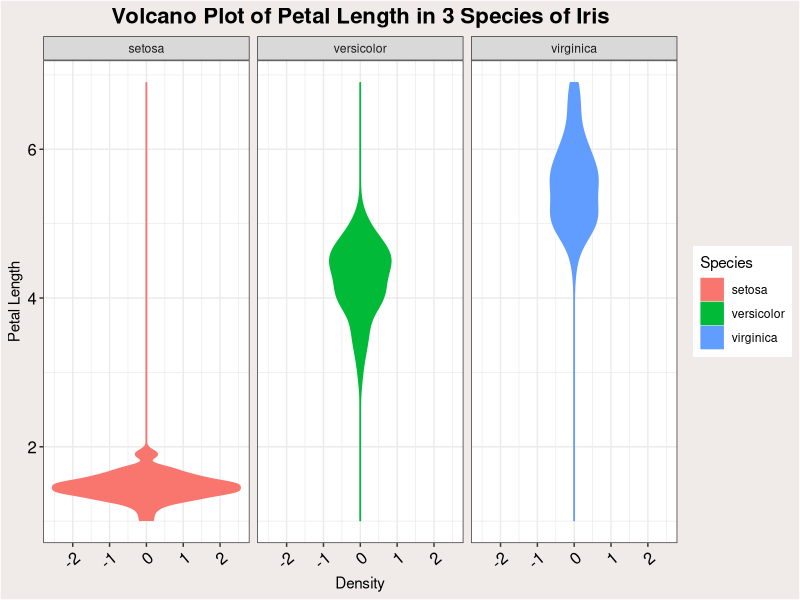
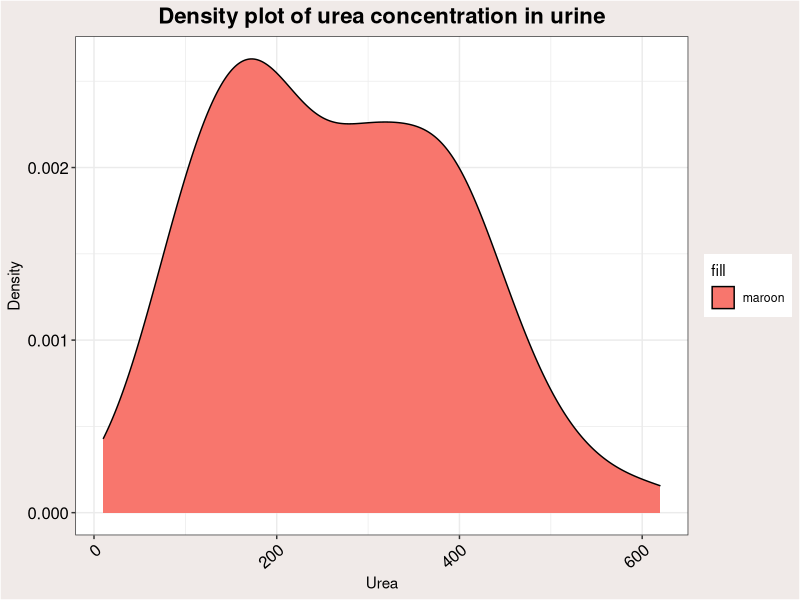

The R source for these figures, in order:
#SECTION 4
#R Homework
#AYESHA HARGEY
#3650393
#5th February 2019

#Load libraries
library(tidyverse)
library(ggpubr)

#IRIS DATASET
iris <- datasets::iris #assigning the dataset to the environment
??iris #information about the dataset

#Explore the data
glimpse(iris) #overall preview of data, shows every column
head(iris) #first nine rows
tail(iris) #last nine rows
nrow(iris) #number of row
ncol(iris) #number of columns
any(is.na(iris)) #is there any missing data?
summary(iris) #summary of the data according to quartiles and min/max values

iris_SD <- iris %>% 
  group_by(Species) %>% #grouping by species
  select (Sepal.Length, Sepal.Width) %>% 
  summarise(mean_length = mean(Sepal.Length),  
            mean_width = mean(Sepal.Width),
            var_sepal_length = var(Sepal.Length), #calculating the variance
            var_sepal_width = var(Sepal.Width),
            n = n()) %>% 
  mutate(se_sepal_length = sqrt(var_sepal_length/n), #calculating standard error
         se_sepal_width = sqrt(var_sepal_width/n))

#VOLCANO PLOT
iris_volcano <- ggplot(data=iris, aes(x = Petal.Length)) + 
  stat_density(aes(ymax = ..density..,  ymin = -..density.., #volcano plot emphasizes the density
                       fill = Species, color = Species), 
                   geom = "ribbon", position = "identity") +
  facet_wrap(~Species) + coord_flip() + #flipping the co-ordinates for a more viewable graph
  labs(x = "Petal Length", y = "Density") + #axis labels
  ggtitle("Volcano Plot of Petal Length in 3 Species of Iris") + #titles
  theme_bw () +
  theme(axis.text.x = element_text(angle = 40, hjust = 1, colour = "black", size=12),
        axis.text.y = element_text(hjust = 1, colour = "black", size=12),
        plot.background = element_rect(fill = "#f0eae8"),
        plot.title = element_text(size=16, face="bold", hjust=0.5))
iris_volcano

#URINE DATASET
library(boot) #for the urine dataset 

urine <- boot::urine #assigning the dataset to the environment
??urine #information about the dataset

#Explore the data
glimpse(urine) #overall preview of data, shows every column
head(urine) #first nine rows
tail(urine) #last nine rows
nrow(urine) #number of row
ncol(urine) #number of columns
any(is.na(urine)) #is there any missing data?
summary(urine) #summary of the data according to quartiles and min/max values

urine_round <- urine %>%
  group_by(round(ph)) %>% #rounding off the pH to a whole number
  select (-ph) %>% #removing the original column
  summarise(mean_osmo = mean(osmo, na.rm = TRUE), #removing na data
            mean_urea = mean(urea, na.rm = TRUE)) #removing na data

#DENSITY PLOT:
urine_densityplot <- ggplot(urine, aes(x = urea)) +
  geom_density(aes(fill = "maroon")) + #fill of the density plot 
  labs(x = "Urea", y = "Density") +
  ggtitle("Density plot of urea concentration in urine") + 
  theme_bw () +
  theme(axis.text.x = element_text(angle = 40, hjust = 1, colour = "black", size=12),
        axis.text.y = element_text(hjust = 1, colour = "black", size=12),
        plot.background = element_rect(fill = "#f0eae8"),
        plot.title = element_text(size=16, face="bold", hjust=0.5))
urine_densityplot #shows the distribution of the variable urea


